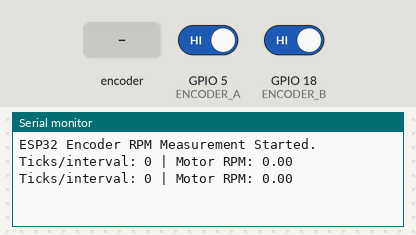
Recording of a sketch running on a simulated ESP32. Parts: the last lines printed to the serial monitor. Inputs (shaded band) come from the test bench; at power-on: GPIO 5 (ENCODER_A) HIGH, GPIO 18 (ENCODER_B) HIGH.

Above: at 1.2 s.
1.3 s: rotary encoder on GPIO 5 (ENCODER_A) / GPIO 18 (ENCODER_B) turned 1 step (first pin leading)
At 1.9 s:
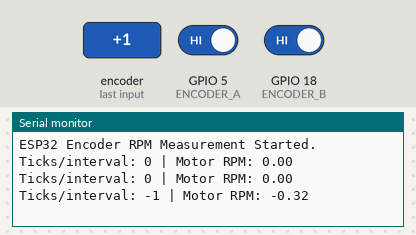
3.0 s: rotary encoder on GPIO 5 (ENCODER_A) / GPIO 18 (ENCODER_B) turned 3 steps (first pin leading)
At 3.81 s:
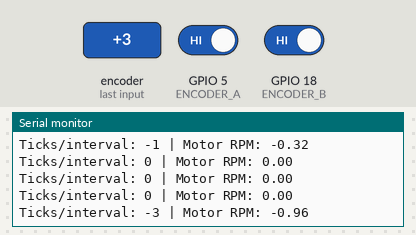
Timing chart, 0 to 6.0 s (numbered marks = the images above; inputs shaded):
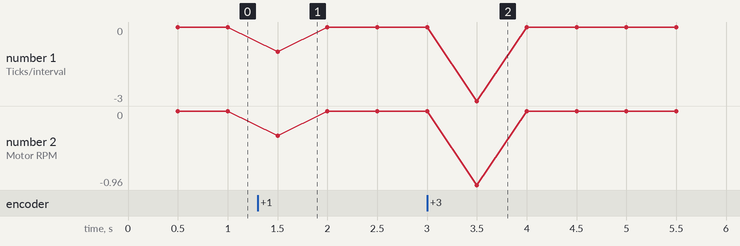

The sketch:

Onemotor.ino
```cpp
#define ENCODER_A 5
#define ENCODER_B 18


const float ENCODER_CPR = 374.0;

// --- VARIABLES ---
volatile long encoderTicks = 0;
unsigned long previousMillis = 0;
const long interval = 500; // Calculate RPM every 500ms
float currentRPM = 0.0;

// Interrupt Service Routine (ISR) for Encoder A
void IRAM_ATTR readEncoder() {
  // Read Pin B to determine direction
  if (digitalRead(ENCODER_B) == HIGH) {
    encoderTicks++;
  } else {
    encoderTicks--;
  }
}

void setup() {
  Serial.begin(115200);

  // Configure encoder pins with internal pull-up resistors
  pinMode(ENCODER_A, INPUT_PULLUP);
  pinMode(ENCODER_B, INPUT_PULLUP);

  // Attach interrupt to Pin A on RISING edge
  attachInterrupt(digitalPinToInterrupt(ENCODER_A), readEncoder, RISING);

  Serial.println("ESP32 Encoder RPM Measurement Started.");
}

void loop() {
  unsigned long currentMillis = millis();

  // Non-blocking timer to calculate RPM
  if (currentMillis - previousMillis >= interval) {
    previousMillis = currentMillis;

    // Read and reset ticks safely by temporarily disabling interrupts
    noInterrupts();
    long ticks = encoderTicks;
    encoderTicks = 0;
    interrupts();

    // Calculate RPM: (ticks / CPR) * (60,000ms / interval_ms)
    float revolutions = (float)ticks / ENCODER_CPR;
    float timeFactor = 60000.0 / interval;
    currentRPM = revolutions * timeFactor;

    // Print results to Serial Monitor
    Serial.print("Ticks/interval: ");
    Serial.print(ticks);
    Serial.print(" | Motor RPM: ");
    Serial.println(currentRPM, 2);
  }

  // You can freely add other non-blocking code here
}
```

Measured:
- after the input at 1.3 s, the serial monitor: prints a new line after 0.20 s (image 1)
- after the input at 3.0 s, the serial monitor: prints a new line after 0.50 s (image 2)
